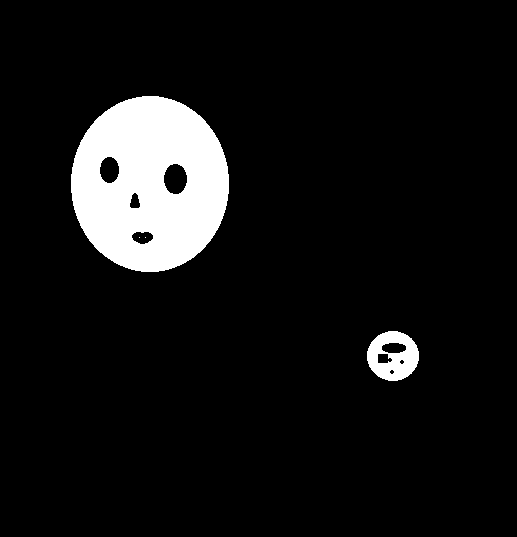
#> input picture bimg.png, 517 x 537 px
$ python holefiller.py
#> lines starting #> are read from the running program, lines starting #| are printed output that depends on the picture; after the words box and inside, x2 and y2 are one past the last pixel; in counts of white or black regions, pixels touching at a corner belong together
# import libraries
import cv2
from matplotlib import pyplot as plt
import numpy as np

# choose between 3 images
def get_image():
    while True:
        try:
            choice = int(input("\nEnter 1(binary) or 2(grayscale) or 3(color) for img: "))
            if (choice == 1):
                im = 'bimg.png'
            elif (choice == 2):
                im = 'gimg.png'
            elif (choice == 3):
                im = 'bimg2.png'

        except ValueError:
            print("\n1, 2, or 3.\n")
        else:
            # check if constant is in range
            if choice in range(1,4):
                break
            else:
                print("\n1, 2, or 3.\n")
#> this loop made 1 pass; the answer given on pass 1: 1
    return (im)

# open an image
choice = get_image()

# reads image as grayscale (only 1 channel)
image = cv2.imread(choice, 0)
#> image: shape (537, 517); 8% white; 4 white regions (2 under 20 px), largest, box (x1, y1, x2, y2) and area: (71, 96, 229, 272) 20602, (367, 331, 419, 381) 1706

# Check if image is binary
# https://stackoverflow.com/questions/40595967/fast-way-to-check-if-a-numpy-array-is-binary-contains-only-0-and-1
def is_binary(img):
    # if any pixel value is not 0 or 255, return False
    return ((img == 0) | (img == 255)).all()

# Convert image if not binary
def convert_img2b(img):
    # threshold/segment image to 0 or 255
    ret, bimg = cv2.threshold(img, 0, 255, cv2.THRESH_BINARY)
    return bimg.astype(np.uint8)

# check and convert image to binary if necessary
if (is_binary(image)):
    # if binary
    # copy image into img
    img = image.copy()
else:
    # convert image to binary if not
    img = convert_img2b(image)

# form marker image f
# input should be inverted image
def marker_f(img):
    # get size of original image
    x, y = img.shape

    # create empty array to hold values for marker image
    f = np.zeros((x,y))
    #https: // stackoverflow.com / questions / 47772299 / how - to - get - border - pixels - of - an - image - in -python
    # width of border (1px)
    bw = 1
    # keep only border of original image
    # create mask for the border of image
    # 255 border, 0 inside border
    mask1 = 255 * np.ones(img.shape[:2], dtype="uint8")
    mask1 = cv2.rectangle(mask1, (bw, bw), (img.shape[1] - bw - 1, img.shape[0] - bw - 1), 0, -1)

    # apply mask to image (inverted image is input to function)
    # anything inside the border becomes 0
    # anything on the border stays the same
    f = cv2.bitwise_and(img, mask1)

    return f

# 0 = black
# 255 = white

# form mask g
# input should be original image
def mask_g(img):
    # get size of original image
    x, y = img.shape

    # create empty array to hold values for marker image
    g = np.zeros((x,y))

    # invert values
    g = ~img

    return g

# get mask g
# inverted image
g = mask_g(img)

# get marker image f
f = marker_f(g)
#> in marker_f, `f = cv2.bitwise_and(img, mask1)`:
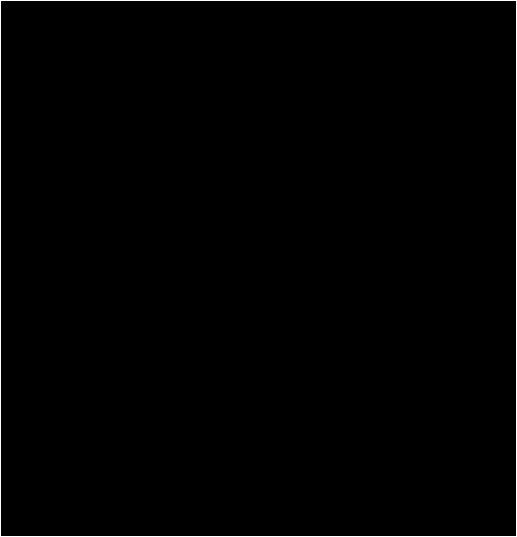
#> f: shape (537, 517); 0.76% white in thin lines or dots

# morphological reconstruction via dilation
def morphrecon(f, g):
    # create 3x3 structuring element
    se = cv2.getStructuringElement(cv2.MORPH_RECT, (3, 3))

    # https: // www.quora.com / How - do - I - reconstruct - an - image - morphologically - using - the - erosion - function - in -Matlab
    # set first recon as marker image
    # f = inverted border of original image
    recon = f

    # empty array for reconstruction
    # get size of image
    x, y = f.shape

    # create empty array to hold values for marker image
    recon_old = np.zeros((x, y), dtype= np.uint8)

    # count iterations needed
    iterations = 0

    # repeat until n = n-1
    while not np.array_equal(recon, recon_old):
        iterations = iterations + 1
        recon_old = recon.copy()

        # min returns the lowest value
        # 0 if either recon_old or g has a 0, 255 only when both are 255
        # functions as an intersect operation
        # bitwise_and also works
        recon = cv2.min(cv2.dilate(recon_old, se), g)

    # invert final reconstruction
    return ~recon, ~recon_old, iterations

recon, recon_old, iterations = morphrecon(f, g)
#> the loop in morphrecon, `while not np.array_equal(recon, recon_old):` made 259 passes
#> pass 1, in morphrecon, `recon = cv2.min(cv2.dilate(recon_old, se), g)`:
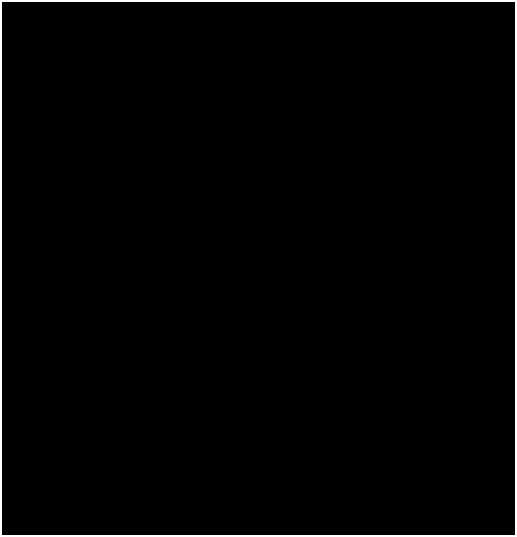
#> recon: shape (537, 517); 1.5% white; 1 white region, box (x1, y1, x2, y2) and area: (0, 0, 517, 537) 4200
#> pass 2, in morphrecon, `recon = cv2.min(cv2.dilate(recon_old, se), g)`:
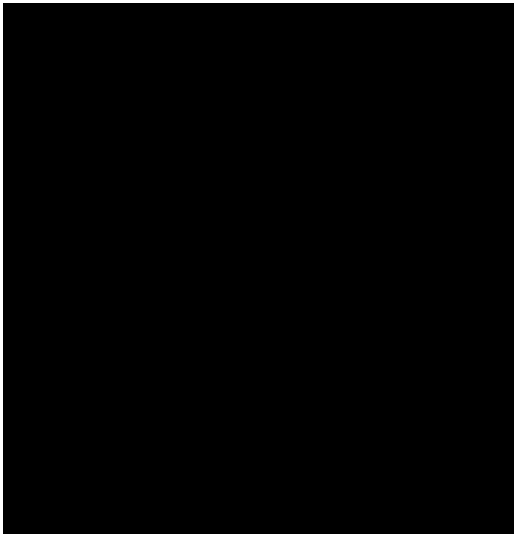
#> recon: shape (537, 517); 2.3% white; 1 white region, box (x1, y1, x2, y2) and area: (0, 0, 517, 537) 6288
#> pass 3, in morphrecon, `recon = cv2.min(cv2.dilate(recon_old, se), g)`:
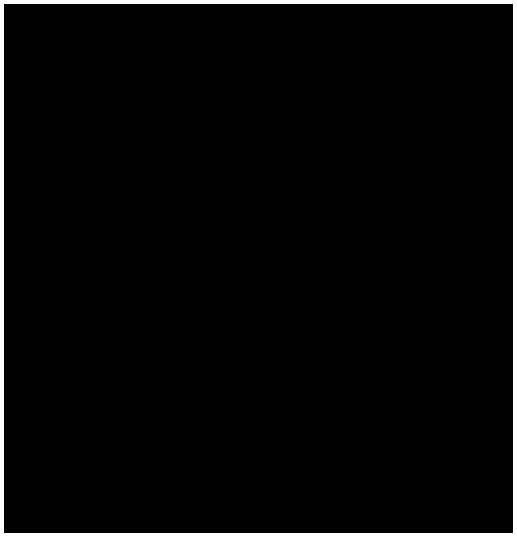
#> recon: shape (537, 517); 3% white; 1 white region, box (x1, y1, x2, y2) and area: (0, 0, 517, 537) 8368
#> after the loop in morphrecon, `while not np.array_equal(recon, recon_old):`:
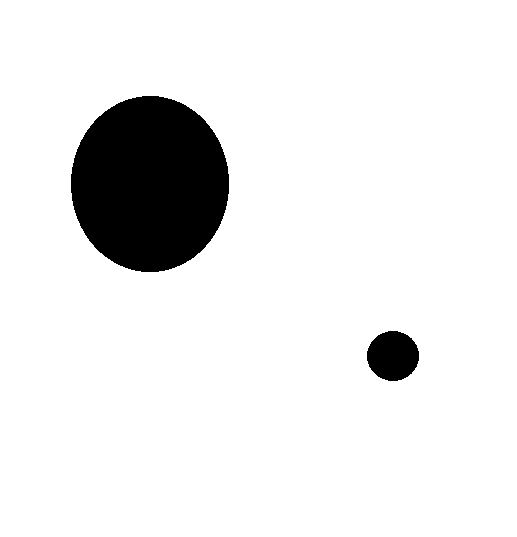
#> recon_old: shape (537, 517); 91.4% white; 2 black regions, box (x1, y1, x2, y2) and area: (71, 96, 229, 272) 21836, (367, 331, 419, 381) 2030
#> after the loop in morphrecon, `while not np.array_equal(recon, recon_old):`: iterations = 259
#> iterations = 259


# display via cv2
cv2.imshow('original image', image)
cv2.imshow('thresholded image (if greyscale or color)', img)
cv2.imshow('marker image f', f)
cv2.imshow('mask g (inverted image)', g)
cv2.imshow('previous reconstructed image', recon_old)
cv2.imshow('reconstructed image ,i = %d' %iterations, recon)


# display via matplotlib
# display images
fig = plt.figure(0)
fig.canvas.set_window_title('Filling in white objects via Morphological Reconstruction')

plt.subplot(3, 2, 1)
plt.title("Original Image")
plt.axis('off')
plt.imshow(image, cmap = 'gray')

plt.subplot(3, 2, 2)
plt.title("Binary Image")
plt.axis('off')
plt.imshow(img, cmap= 'gray')

plt.subplot(3, 2, 3)
plt.title("Marker Image F")
plt.axis('off')
plt.imshow(f, cmap= 'gray')

plt.subplot(3, 2, 4)
plt.title("Mask G, inverted image")
plt.axis('off')
plt.imshow(g, cmap= 'gray')

plt.subplot(3, 2, 5)
plt.title("Previous Reconstructed Image")
plt.axis('off')
plt.imshow(recon_old, cmap= 'gray')

plt.subplot(3, 2, 6)
plt.title("Reconstructed Image, Iterations = %d" % iterations)
plt.axis('off')
plt.imshow(recon, cmap= 'gray')

plt.show()

cv2.waitKey(0)
